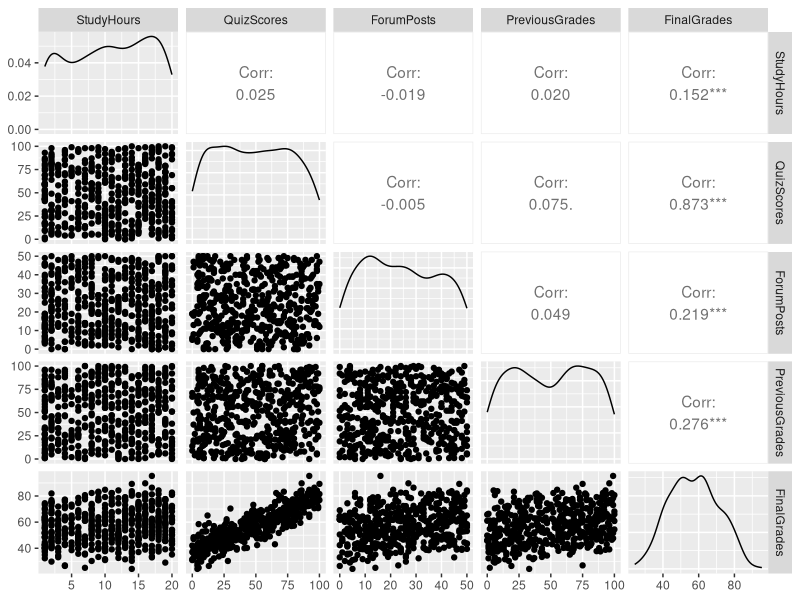
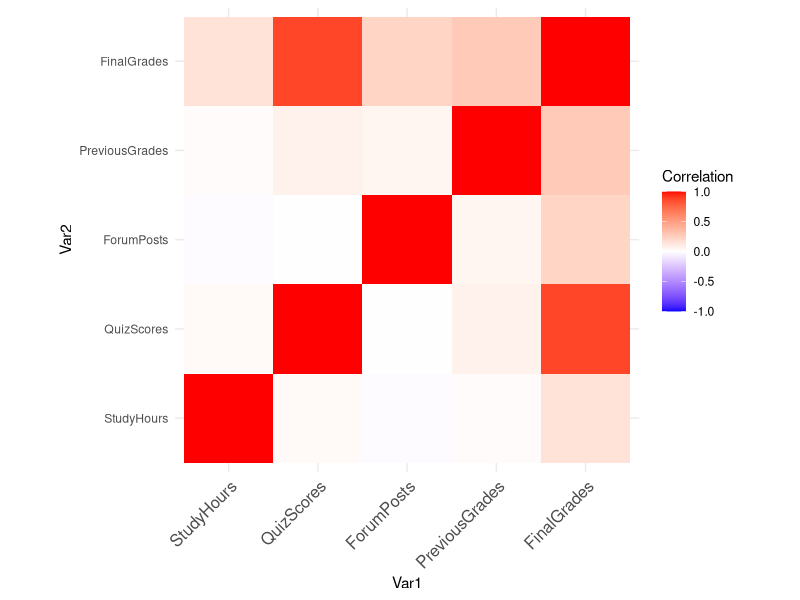
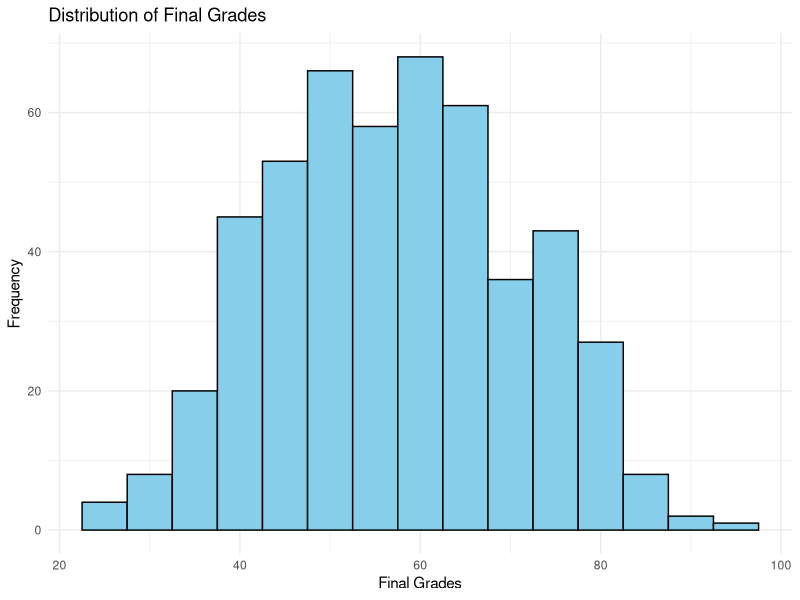
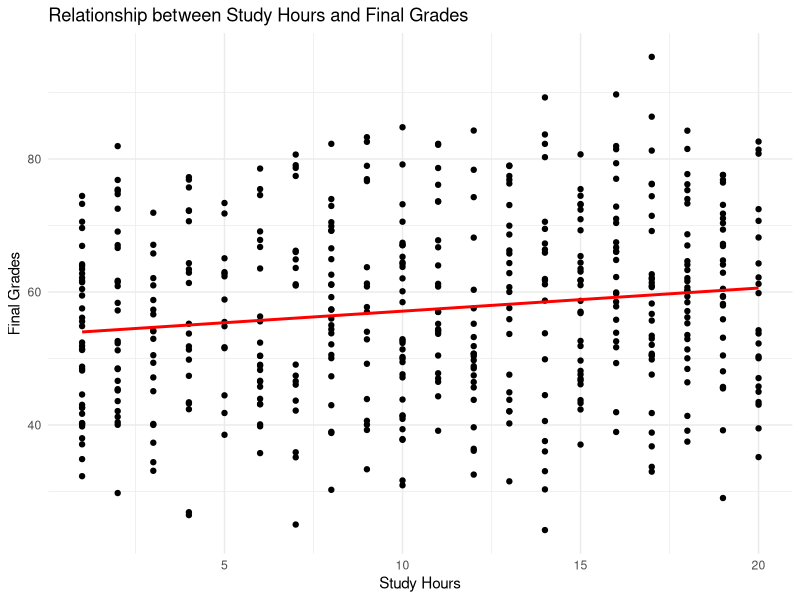

Recreate these plots in R, in order.
## ---- chunk 1
install.packages('GGally')
# Set a fixed random seed for reproducibility
set.seed(10923)

# Number of students
num_students <- 500

# Simulate study hours (ranging from 1 to 20 hours)
study_hours <- sample(1:20, num_students, replace = TRUE)

# Simulate quiz scores (ranging from 0 to 100)
quiz_scores <- sample(0:100, num_students, replace = TRUE)

# Simulate forum participation (ranging from 0 to 50 posts)
forum_posts <- sample(0:50, num_students, replace = TRUE)

# Simulate previous grades (ranging from 0 to 100)
previous_grades <- sample(0:100, num_students, replace = TRUE)

# Simulate final grades (ranging from 0 to 100)
final_grades <- 0.3 * study_hours + 0.4 * quiz_scores + 0.2 * forum_posts + 0.1 * previous_grades + rnorm(num_students, mean = 0, sd = 5) + 25

# Create a data frame
student_data <- data.frame(StudyHours = study_hours, QuizScores = quiz_scores, ForumPosts = forum_posts, PreviousGrades = previous_grades, FinalGrades = final_grades)

# View the first few rows of the generated data
head(student_data)

# Summary statistics
summary(student_data)

# Scatterplot matrix
library(GGally)
ggpairs(student_data)

# Correlation matrix
cor_matrix <- cor(student_data)
cor_matrix


# Heat map of correlation matrix
library(ggplot2)
library(reshape2) # Load reshape2 package
ggplot(data = melt(cor_matrix), aes(x = Var1, y = Var2, fill = value)) +
  geom_tile() +
  scale_fill_gradient2(low = "blue", high = "red", mid = "white", 
                       midpoint = 0, limit = c(-1,1), space = "Lab",
                       name="Correlation") +
  theme_minimal() +
  theme(axis.text.x = element_text(angle = 45, vjust = 1, 
                                   size = 12, hjust = 1)) +
  coord_fixed()

# Distribution of Final Grades
ggplot(student_data, aes(x = FinalGrades)) +
  geom_histogram(binwidth = 5, fill = "skyblue", color = "black") +
  labs(title = "Distribution of Final Grades", x = "Final Grades", y = "Frequency") +
  theme_minimal()

# Relationship between Study Hours and Final Grades
ggplot(student_data, aes(x = StudyHours, y = FinalGrades)) +
  geom_point() +
  geom_smooth(method = "lm", se = FALSE, color = "red") +
  labs(title = "Relationship between Study Hours and Final Grades", x = "Study Hours", y = "Final Grades") +
  theme_minimal()


# Splitting the data into training and testing sets (80% training, 20% testing)
set.seed(10923) # Set seed for reproducibility
sample_index <- sample(1:nrow(student_data), 0.8 * nrow(student_data))
train_data <- student_data[sample_index, ]
test_data <- student_data[-sample_index, ]


# Building a Linear Regression model using the train data and assign it to an object called model.
# Target variable is FinalGrades and the Features are StudyHours, QuizScores, ForumPosts, and PreviousGrades
model <- lm(FinalGrades ~ StudyHours + QuizScores + ForumPosts + PreviousGrades, data = train_data)


# Making predictions on the test set. use the model object to make prediction.
predictions <- predict(model, newdata = test_data)


# Evaluation metrics
# Compute the mean squared error and R-squared

mse <- mean((test_data$FinalGrades - predictions)^2)
rsquared <- summary(model)$r.squared



# Print evaluation metrics
print(paste("Mean Squared Error:", mse))
print(paste("R-squared:", rsquared))


# Get the predictions and prediction intervals
pred_int <- predict(model, newdata = test_data, interval = "prediction")


# Extract lower and upper bounds of the prediction interval
lower_bound <- pred_int[, "lwr"]
upper_bound <- pred_int[, "upr"]


# Actual values from the test data
actual_values <- test_data$FinalGrades


# Check if the actual values fall within the prediction interval
correct_predictions <- actual_values >= lower_bound & actual_values <= upper_bound


# Compute accuracy
accuracy <- sum(correct_predictions) / length(correct_predictions)

# Print accuracy
cat("Model Accuracy using Prediction Interval:", accuracy, "\n")

